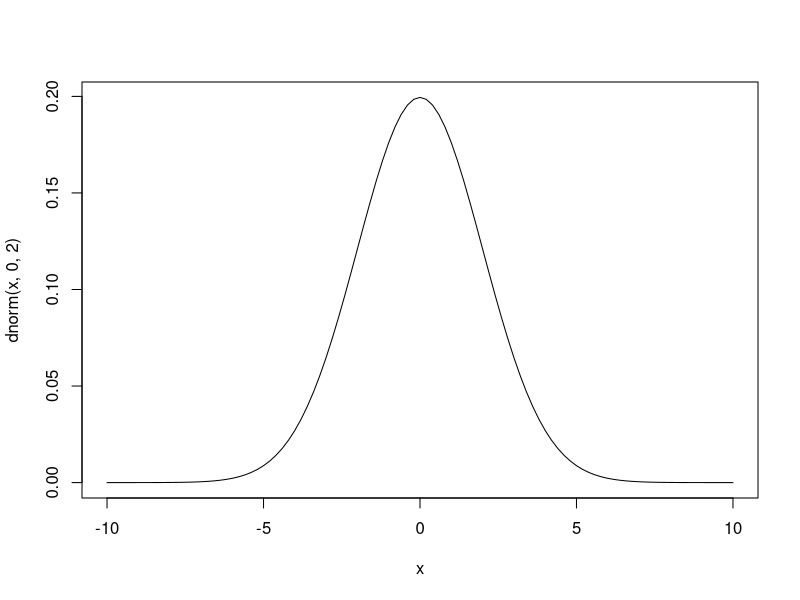
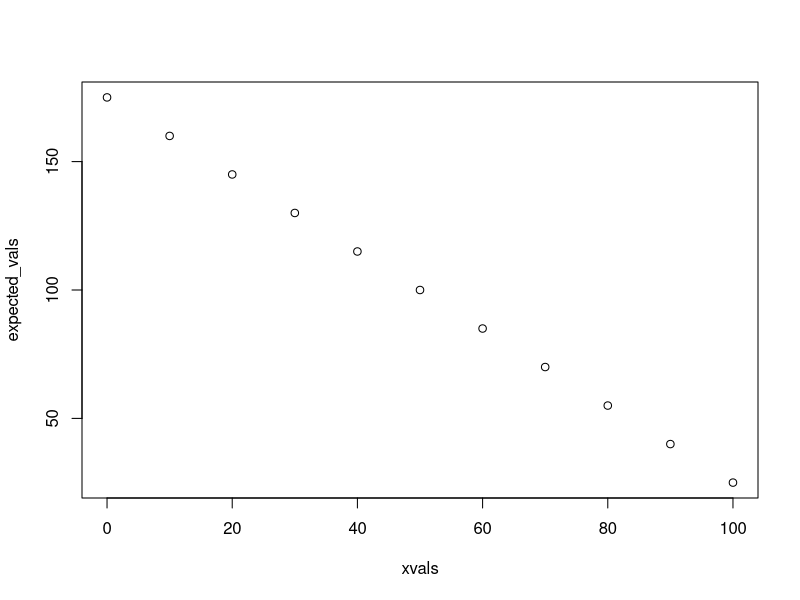
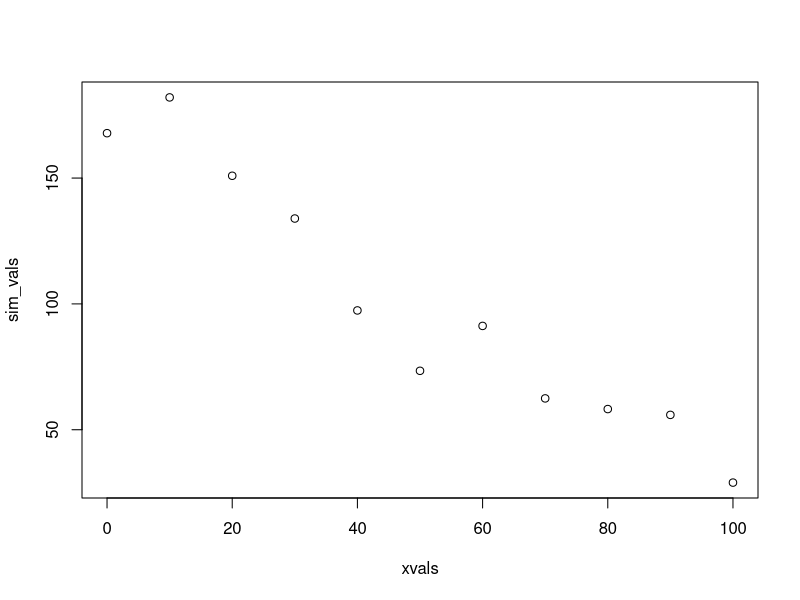
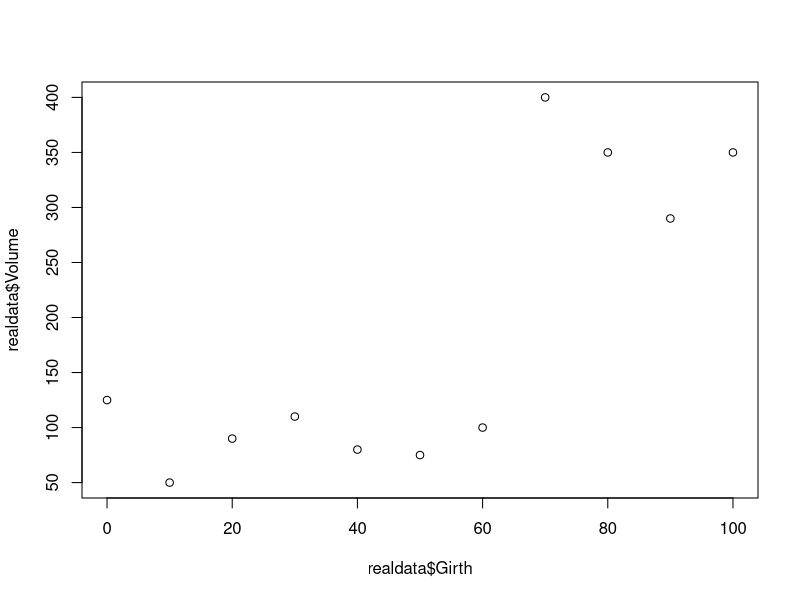
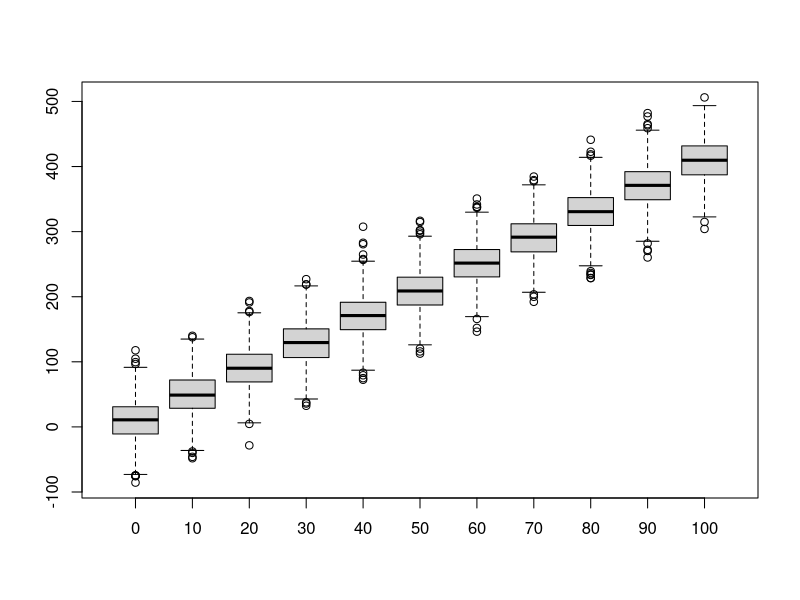
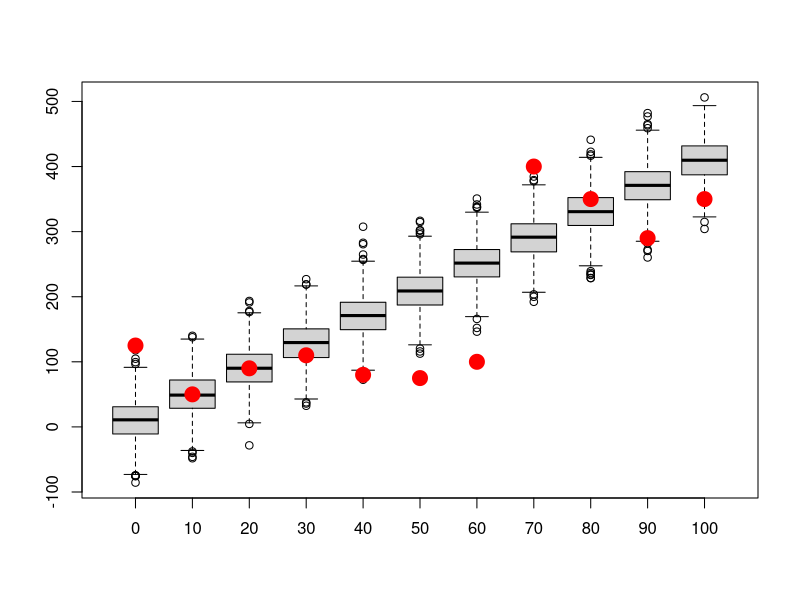
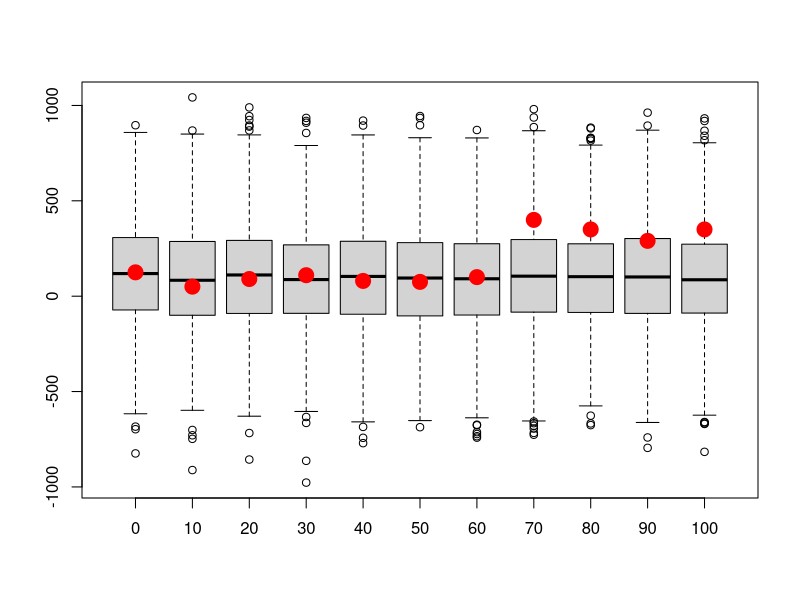
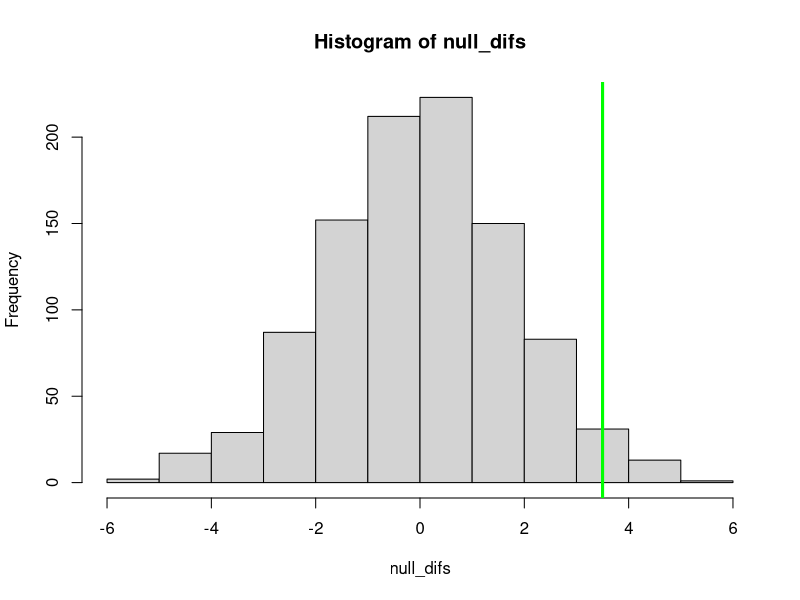

Write the R code that produced these figures, in order.

############################################################
####                                                    ####  
####  NRES 746, Lecture 3                               ####
####                                                    ####
####  Kevin Shoemaker                                   #### 
####  University of Nevada, Reno                        ####
####                                                    #### 
############################################################


############################################################
####  The virtual ecologist                             ####
####     Building data simulation models                ####
############################################################



###########
# Random number generators (a key component of data simulation models- but usually not the whole story)

runif(1,0,25)   # draw random numbers from various probability distributions
rpois(1,3.4)
rnorm(1,22,5.4)


#############
# Short exercise:

# Generate 50 samples from Normal(mean=10,sd=5) 


# Generate 1000 samples from Poisson(mean=50)


# Generate 10 samples from Beta(shape1=0.1,shape2=0.1)


# Try some other distributions and parameters.  NOTE: you can visualize probability densities easily using the "curve" function:

curve(dnorm(x,0,2),-10,10)

# What happens when you try to use a discrete distribution?


############
# SIMULATE DATA GENERATION: decompose into deterministic and stochastic components 

##########
# Deterministic component: define function for transforming a predictor variable into an expected response (linear regression)

    # Arguments:
      # x: vector of covariate values
      # a: the intercept of a linear relationship mapping the covariate to an expected response
      # b: the slope of a linear relationship mapping the covariate to an expected response

deterministic_component <- function(x,a,b){
  linear <- a + b*x   # specify a deterministic, linear functional form
  return(linear)
}

xvals = seq(0,100,10)  # define the values of a hypothetical predictor variable (e.g., tree girth)

expected_vals <- deterministic_component(xvals,175,-1.5)   # use the deterministic component to determine the expected response (e.g., tree volume)
expected_vals

plot(xvals,expected_vals)   # plot out the relationship

# plot(xvals,expected_vals,type="l")    # alternatively, plot as a line


##########
# Stochastic component: define a function for transforming an expected (deterministic) response and adding a layer of "noise" on top!

    # Arguments:
      # x: vector of expected responses
      # variance: variance of the "noise" component of your data simulation model
stochastic_component <- function(x,variance){     
  sd <- sqrt(variance)       # convert variance to standard deviation       
  stochvals <- rnorm(length(x),x,sd)       # add a layer of "noise" on top of the expected response values
  return(stochvals)
}

           # alternative: add the "residuals" onto the expected values. 
# stochastic_component <- function(x,variance){     
#   sd <- sqrt(variance)       # convert variance to standard deviation       
#   stochvals <- rnorm(length(x),0,sd)       # generate the 'residuals'    
#   return(x+stochvals)             # add a layer of "noise" on top of the expected response values
# }

    ### Simulate stochastic data!!
sim_vals <- stochastic_component(expected_vals,variance=500)   # try it- run the function to add noise to your expected values. 

plot(xvals,sim_vals)     # plot it- it should look much more "noisy" now!

# ALTERNATIVELY:

sim_vals <- stochastic_component(deterministic_component(xvals,175,-1.5),500)    # stochastic "shell" surrounds a deterministic "core"    


############
# Goodness-of-fit test!

    # Does the data fall into the range of plausble data produced by this fully specified model?

############
# Imagine you have the following "real" data (e.g., tree volumes). 

realdata <- data.frame(Volume=c(125,50,90,110,80,75,100,400,350,290,350),Girth=xvals)
plot(realdata$Girth,realdata$Volume)


#############
# Let's simulate many datasets from our hypothesized data generating model (intercept=10,slope=4,variance=1000):

reps <- 1000    # specify number of replicate datasets to generate
samplesize <- nrow(realdata)    # define the number of data points we should generate for each simulation "experiment"
simresults <- array(0,dim=c(samplesize,reps))   # initialize a storage array for results 
for(i in 1:reps){       # for each independent simulation "experiment":
  exp_vals <- deterministic_component(realdata$Girth,a=10,b=4)          # simulate the expected tree volumes for each measured girth value
  sim_vals <- stochastic_component(exp_vals,1000)  # add stochastic noise
  simresults[,i] <- sim_vals   # store the simulated data for later
}

    # now make a boxplot of the results
boxplot(t(simresults),xaxt="n")    # (repeat) make a boxplot of the simulation results
axis(1,at=c(1:samplesize),labels=realdata$Girth)                          # add x axis labels 


#########
# Now overlay the "real" data
    # how well does the model fit the data?

boxplot(lapply(1:nrow(simresults), function(i) simresults[i,]),xaxt="n")    # (repeat) make a boxplot of the simulation results
axis(1,at=c(1:samplesize),labels=realdata$Girth)                          # add x axis labels 
points(c(1:samplesize),realdata$Volume,pch=20,cex=3,col="red",xaxt="n")     # this time, overlay the "real" data 


#############
# Let's simulate many datasets from our hypothesized data generating model (intercept=100,slope=0,variance=75000):

reps <- 1000    # specify number of replicate datasets to generate
samplesize <- nrow(realdata)    # define the number of data points we should generate for each simulation "experiment"
simresults <- array(0,dim=c(samplesize,reps))   # initialize a storage array for results 
for(i in 1:reps){       # for each independent simulation "experiment":
  exp_vals <- deterministic_component(realdata$Girth,a=100,b=0)          # simulate the expected tree volumes for each measured girth value
  sim_vals <- stochastic_component(exp_vals,75000)  # add stochastic noise
  simresults[,i] <- sim_vals   # store the simulated data for later
}

    # now make a boxplot of the results
boxplot(lapply(1:nrow(simresults), function(i) simresults[i,]),xaxt="n")    # (repeat) make a boxplot of the simulation results
axis(1,at=c(1:samplesize),labels=realdata$Girth)                          # add x axis labels 
points(c(1:samplesize),realdata$Volume,pch=20,cex=3,col="red",xaxt="n")     # this time, overlay the "real" data 



###########
# Using data simulation to flesh out sampling distributions for frequentist inference 

    # e.g., the "brute force t test" example:

reps <- 1000                    # number of replicate samples to generate
null_difs <- numeric(reps)              # storage vector for the test statistic for each sample
for(i in 1:reps){
  sampleA <- rnorm(10,10,4)        # sample representing "groups" A and B under the null hypothesis
  sampleB <- rnorm(10,10,4)
  null_difs[i] <- mean(sampleA)-mean(sampleB)         # test statistic (model result)
}

hist(null_difs)           # plot out the sampling distribution
abline(v=3.5,col="green",lwd=3)


###############
# Power analysis example: designing a monitoring program for a rare species


   ### first, let's develop some helper functions:

########
# function for computing the number of observed/detected animals in a single survey

    # Arguments:
      # TrueN: true population abundance
      # surveyors: number of survey participants each day
      # days: survey duration, in days

NumObserved <- function(TrueN=1000,surveyors=1,days=3){
  probPerPersonDay <- 0.02      # define the probability of detection per animal per person-day [hard-coded- potentially bad coding practice!]
  probPerDay <- 1-(1-probPerPersonDay)^surveyors      # define the probability of detection per animal per day (multiple surveyors)(animal must be detected at least once)
  probPerSurvey <- 1-(1-probPerDay)^days       # define the probability of detection per animal for the entire survey
  nobs <- rbinom(1,size=TrueN,prob=probPerSurvey)     # simulate the number of animals detected!
  return(nobs)
}
NumObserved(TrueN=500,surveyors=2,days=7)   # test the new function


#########
# function for computing expected abundance dynamics of a declining population (deterministic component!)

    # Arguments:
      # LastYearAbund: true population abundance in the previous year
      # trend: proportional change in population size from last year

ThisYearAbund <- function(LastYearAbund=1000,trend=-0.03){
  CurAbund <- LastYearAbund + trend*LastYearAbund    # compute abundance this year
  CurAbund <- floor(CurAbund)  # can't have fractional individuals!
  return(CurAbund)
}
ThisYearAbund(LastYearAbund=500,trend=-0.03)    # test the new function

# NOTE: we could introduce stochastic population dynamics (or density dependence, etc!) for a more realistic model, but we are omitting this here. 


########
# develop a function for simulating monitoring data from a declining population

    # Arguments:
      # initabund: true initial population abundance
      # trend: proportional change in population size from last year
      # years: duration of simulation
      # observers: number of survey participants each day
      # days: survey duration, in days
      # survint: survey interval, in years (e.g., 2 means surveys are conducted every other year)

SimulateMonitoringData <- function(initabund=1000,trend=-0.03,years=25,observers=1,days=3,survint=2){
  prevabund <- initabund        # initialize "previous-year abundance" at initial abundance 
  detected <- numeric(years)    # set up storage variable
  for(y in 1:years){            # for each year of the simulation:
    thisAbund <- ThisYearAbund(prevabund,trend)             # compute the current abundance on the basis of the trend
    detected[y] <- NumObserved(thisAbund,observers,days)     # sample the current population using this monitoring scheme
    prevabund <- thisAbund   # set this years abundance as the previous years abundance (to set up the simulation for next year)
  }
  surveyed <- c(1:years)%%survint==0    # which years were surveys actually performed?
  detected[!surveyed] <- NA            # if the survey is not performed that year, return a missing value
  return(detected)       # return the number of individuals detected
}

SimulateMonitoringData(initabund=1000,trend=-0.03,years=25,observers=1,days=3,survint=2)    # test the new function


#########
# finally, develop a function for assessing whether or not a decline was detected:

    # Arguments:
      # monitoringData: simulated results from a long-term monitoring study
      # alpha: define acceptable type-I error rate (false positive rate)

IsDecline <- function(monitoringData,alpha=0.05){
  time <- 1:length(monitoringData)      # vector of survey years
  model <- lm(monitoringData~time)    # for now, let's use ordinary linear regression (perform linear regression on simulated monitoring data)
  p_value <- summary(model)$coefficients["time","Pr(>|t|)"]      # extract the p-value  
  isdecline <- ifelse(summary(model)$coefficients["time","Estimate"]<0,TRUE,FALSE)     # determine if the simulated monitoring data determined a "significant" decline
  sig_decline <- ifelse((p_value<=alpha)&(isdecline),TRUE,FALSE)    # if declining and significant trend, then the monitoring protocol successfully diagnosed a decline
  return(sig_decline)
}

IsDecline(monitoringData=c(10,20,NA,15,1),alpha=0.05)    # test the function


###########
# Lab exercise: develop a "power" function to return the statistical power to detect a decline under alternative monitoring schemes...

nreps <- 10000      # set number of replicate monitoring "experiments"
initabund <- 1000    # set initial population abundance.

GetPower <- function(nreps=nreps,initabund=initabund,trend=-0.03,years=25,observers=1,days=3,survint=2,alpha=0.05){
     # fill this in!
  return(Power)
}
